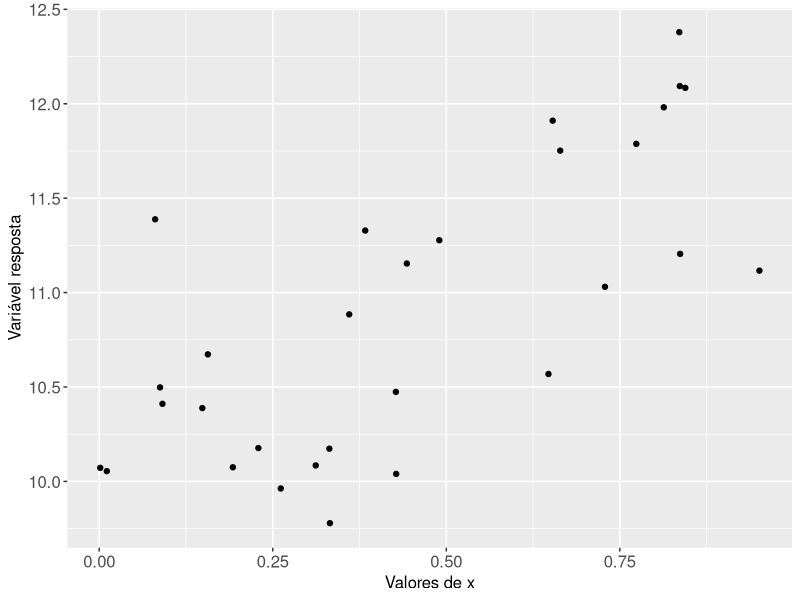

The R script that drew this image:
#Objetivo: testar a utilização do positron
rm(list = ls(all = TRUE))

#Pacotes
library(ggplot2)

#Dados simulados
x <- runif(30)
y <- (10 + (2 * x)) + rnorm(30, 0, 0.5)
dat <- data.frame(x1 = x, resposta = y)

#Gráfico
dat |>
  ggplot() +
  aes(x = x1, y = resposta) +
  geom_point() +
  labs(x = "Valores de x", y = "Variável resposta") +
  theme(
    axis.title = element_text(size = 12),
    axis.text = element_text(size = 12)
  )

#Análise de regressão
fit1 <- lm(resposta ~ x1, data = dat)
summary(fit1)
